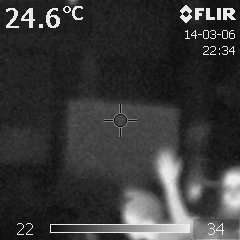
#> input picture images/IR_0485.jpg, 240 x 240 px
$ python analyse_test.py   (Python 2 division)
#> lines starting #> are read from the running program, lines starting #| are printed output that depends on the picture
#!/usr/bin/env python

#import os,sys
import Image
import ImageDraw

#import numpy
#import math
import pylab

imgPath = "images/"
tmpPath = "tmp/"

im = Image.open(imgPath + "IR_0485.jpg")
#> im is the input picture: PIL image 240x240 RGB; min 0, max 255, mean 55.9

print im.bits, im.size, im.format
#| 8 (240, 240) JPEG


# sample
'''
yRow = 155
xStart = 120
xStop = 220
'''

yStart = 10
yStop = 220
xStart = 170
xStop = 170

# value bar
'''
yRow = 228
xStart = 55
xStop = 180
'''

pixelsInt = []
pixels = list(im.getdata())
#> pixels = 57600 items

for x in range(xStart, xStop):
	val = pixels[yStart * 240 + x]
	pixelsInt.append(val)
#> after the loop, pixelsInt = []

for y in range(yStart, yStop):
	val = pixels[xStart + 240 * y]
	pixelsInt.append(val)
#> this loop made 210 passes
#> val on passes 1 to 3: (21, 21, 21), (22, 22, 22), (24, 24, 24)
#> after the loop, pixelsInt = 210 items, first 6: (21, 21, 21), (22, 22, 22), (24, 24, 24), (25, 25, 25), (25, 25, 25), (25, 25, 25)

indices = range(1, len(pixelsInt)+1)
#> indices = 210 values from 1 to 210
pylab.plot(indices, pixelsInt)

draw = ImageDraw.Draw(im)
draw.line([(xStart, yStart),(xStop, yStop)], fill=128)
del draw

im.save(tmpPath + "line.png", "PNG")
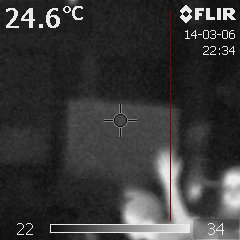
#> saved as line.png: PIL image 240x240 RGB; mean R, G, B 56, 55.5, 55.5
#pylab.show()
pylab.savefig(tmpPath + "graph.png")
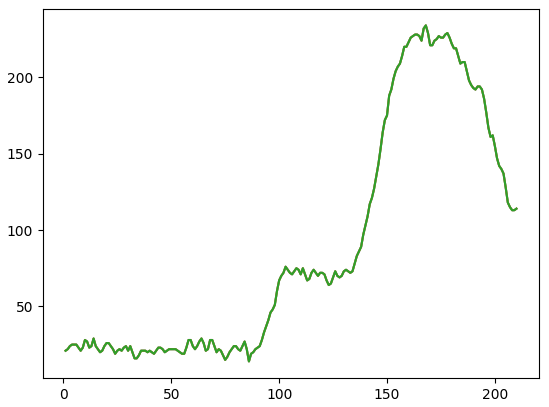
#> figure drawn by matplotlib, 1 panel; curve peaks at x = 168, y = 234; curve peaks at x = 168, y = 234; curve peaks at x = 168, y = 234

$ run again, with images/IR_0484.jpg copied over images/IR_0485.jpg
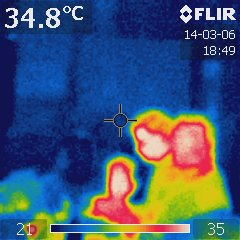
#> input picture images/IR_0484.jpg, 240 x 240 px
#> im is the input picture: PIL image 240x240 RGB; mean R, G, B 63.4, 85, 114.8
#| 8 (240, 240) JPEG
#> pixels = 57600 items
#> after the loop `for x in range(xStart, xStop):`: pixelsInt = []
#> the loop `for y in range(yStart, yStop):` made 210 passes
#> val on passes 1 to 3: (11, 26, 93), (13, 28, 95), (15, 28, 96)
#> after the loop `for y in range(yStart, yStop):`: pixelsInt = 210 items, first 6: (11, 26, 93), (13, 28, 95), (15, 28, 96), (14, 27, 95), (11, 24, 94), (11, 21, 92)
#> indices = 210 values from 1 to 210
#> `im.save(tmpPath + "line.png", "PNG")`:
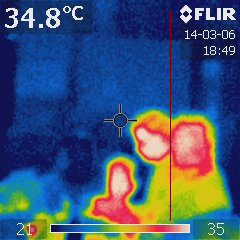
#> saved as line.png: PIL image 240x240 RGB; mean R, G, B 63.5, 84.6, 114.5
#> `pylab.savefig(tmpPath + "graph.png")`:
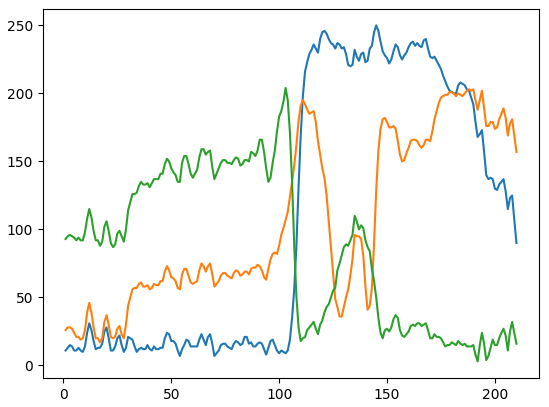
#> figure drawn by matplotlib, 1 panel; curve peaks at x = 145, y = 250; curve peaks at x = 188, y = 203; curve peaks at x = 103, y = 204
